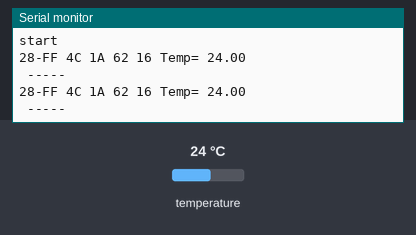
A sketch run on a simulated Arduino Uno, built with avr-gcc and run on an emulated ATmega328P. Shown: the last lines printed to the serial monitor. Inputs (shaded band) come from the test bench; at power-on: temperature 24 °C.

Above: at 3.1 s.
3.2 s: temperature set to 12 °C
At 3.9 s:
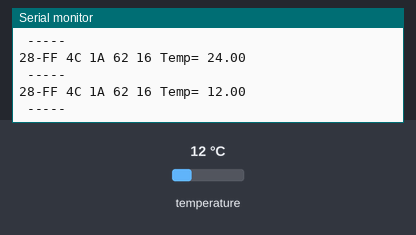
5.1 s: temperature set to 19 °C
At 7.2 s:
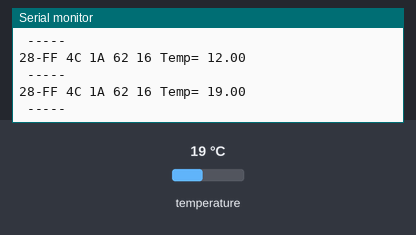
Timing chart, 0 to 8.7 s (numbered marks = the images above; inputs shaded):
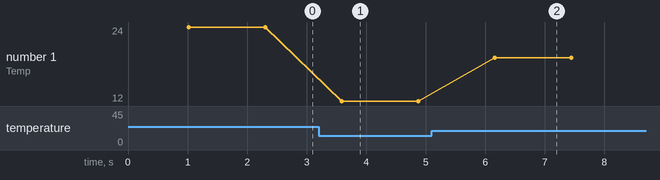

The sketch:

WIRE_TEMP.ino
```cpp
#include <OneWire.h>

OneWire ds(10);

void setup(void) {
    Serial.begin(9600);
    Serial.println("start");
}
void loop(void) {
    byte i;
    byte present = 0;
    byte type_s;
    byte data[12];
    byte addr[8];
    float celsius;

    if ( !ds.search(addr)) {
         Serial.println(" ----- ");
         ds.reset_search();
         delay(250);
         return;
    }
   if (OneWire::crc8(addr, 7) != addr[7]) {
        Serial.println("CRC is not valid!");
        return;
    }
    ds.reset();
    ds.select(addr);
    ds.write(0x44, 1);
    delay(1000);
    present = ds.reset();
    ds.select(addr);
    ds.write(0xBE);
        Serial.print(addr[0],HEX);Serial.print("-");
        Serial.print(addr[1],HEX);Serial.print(" ");
        Serial.print(addr[2],HEX);Serial.print(" ");
        Serial.print(addr[3],HEX);Serial.print(" ");
        Serial.print(addr[4],HEX);Serial.print(" ");
        Serial.print(addr[5],HEX);Serial.print(" ");
    for ( i = 0; i < 9; i++) { // we need 9 bytes
         data[i] = ds.read();
    }
    int16_t raw = (data[1] << 8) | data[0];
     if (type_s) {
        raw = raw << 3; // 9 bit resolution default
        if (data[7] == 0x10) {
            // "count remain" gives full 12 bit resolution
           raw = (raw & 0xFFF0) + 12 - data[6];
        }
     } else {
         byte cfg = (data[4] & 0x60);
         if (cfg == 0x00) raw = raw & ~7; // 9 bit resolution, 93.75 ms
         else if (cfg == 0x20) raw = raw & ~3; // 10 bit res, 187.5 ms
         else if (cfg == 0x40) raw = raw & ~1; // 11 bit res, 375 ms
     }
     celsius = (float)raw / 16.0;
     Serial.print("Temp= "); Serial.println(celsius);
}
```

Measured:
- after the input at 3.2 s, the serial monitor: prints a new line after 0.39 s (image 1)
- after the input at 5.1 s, the serial monitor: prints a new line after 1.1 s (image 2)
- plotted number 1: 24 → 12 after the input at 3.2 s, 12 → 19 after the input at 5.1 s
